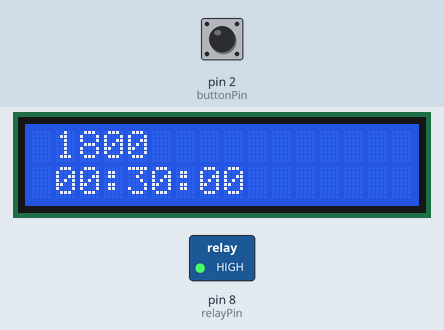
This sketch was run on a simulated Arduino Uno, built with avr-gcc and run on an emulated ATmega328P. Parts: 16×2 character LCD, switched loads named in the sketch (green lamp = pin HIGH). The test bench sets the inputs (shaded band); at power-on: pin 2 (buttonPin) LOW. What the sketch prints to the serial monitor is not drawn.

Above: at 1.6 s.
1.7 s: pin 2 (buttonPin) pulled HIGH for 0.15 s
At 4.4 s:
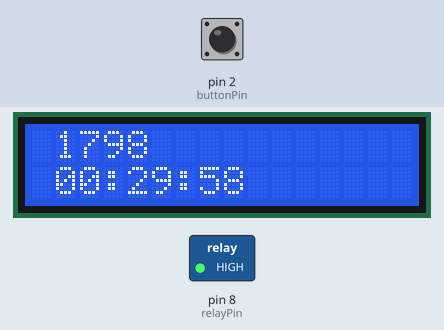
4.5 s: pin 2 (buttonPin) pulled HIGH for 1 s
At 7.9 s:
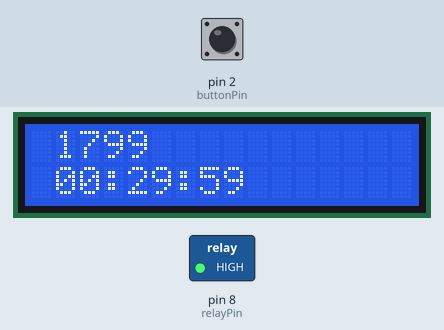
Timing chart, 0 to 9.4 s (numbered marks = the images above; inputs shaded):
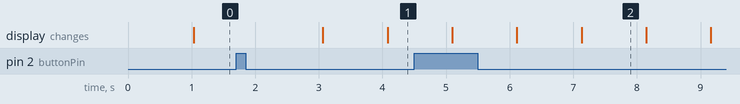

Measured:
- what the display in image 2 shows lasts 1.0 s, from 7.1 s to 8.1 s

The sketch:

LCD_Countdown_Button_reset2.ino
```cpp
///////////////////////////////////////////////////////////
//LCD GND = Power GND
//LCD VCC = Power 5V
//LCD SDA = Analog In A4
//LCD SCL = Analog In A5
///////////////////////////////////////////////////////////
///////////////////////////////////////////////////////////
// vereinfachte version
// https://www.arduino.cc/en/Tutorial/StateChangeDetection
///////////////////////////////////////////////////////////

#include <Wire.h>
#include <LiquidCrystal_I2C.h>
int timeSecondOriginal=1800;
int timeSecond=timeSecondOriginal;
LiquidCrystal_I2C lcd(0x3F,16,2);  // set the LCD address to 0x27 for a 16 chars and 2 line display
// this constant won't change:
const int  buttonPin = 2;    // the pin that the pushbutton is attached to
const int  relayPin = 8;    // the pin that gives the signal to relay

// Variables will change:
int buttonPushCounter = 0;   // counter for the number of button presses
int buttonState = 0;         // current state of the button
int lastButtonState = 0;     // previous state of the button
int timeCounter=1;
int timeCounterInterval=20;

void setup() {
  lcd.init();
  lcd.backlight();
  pinMode(buttonPin, INPUT);

  pinMode(relayPin, OUTPUT);
  digitalWrite(relayPin, HIGH);
  Serial.begin(9600);
}


void loop() {
  if(timeSecond<0){
    lcd.clear();
    lcd.setCursor(3,0);
    lcd.print("GAME OVER");
    delay(1000000);
  }else{
    ////////////////////////////////////
    // read the pushbutton input pin:
    buttonState = digitalRead(buttonPin);
    // compare the buttonState to its previous state
    if (buttonState != lastButtonState) {
      // if the state has changed, increment the counter
      if (buttonState == HIGH) {
        // if the current state is HIGH then the button went from off to on:
        buttonPushCounter++;
        Serial.println("on - button pressed");
        Serial.print("number of button pushes: ");
        Serial.println(buttonPushCounter);
      } else {
        // if the current state is LOW then the button went from on to off:
        Serial.println("off - button released");
        timeSecond=timeSecondOriginal;
      }
    }
    ////////////////////////////////////
    if(timeCounter<timeCounterInterval){
      timeCounter=timeCounter+1;
    }
    else{
      lcd.clear();
      lcd.setCursor(1,0);
      lcd.print(timeSecond);
      lcd.setCursor(1,1);
      lcd.print(formatSecondToTime(timeSecond));
      timeSecond=timeSecond-1;
      timeCounter=1;
    }
  }
  delay(50);
  // save the current state as the last state, for next time through the loop
  lastButtonState = buttonState;
}

String formatSecondToTime(int seconds){
  int runHours= seconds/3600;
  int secsRemaining=seconds%3600;
  int runMinutes=secsRemaining/60;
  int runSeconds=secsRemaining%60;

  char buf[21];
  sprintf(buf,"%02d:%02d:%02d",runHours,runMinutes,runSeconds);
  return buf;
}
```
